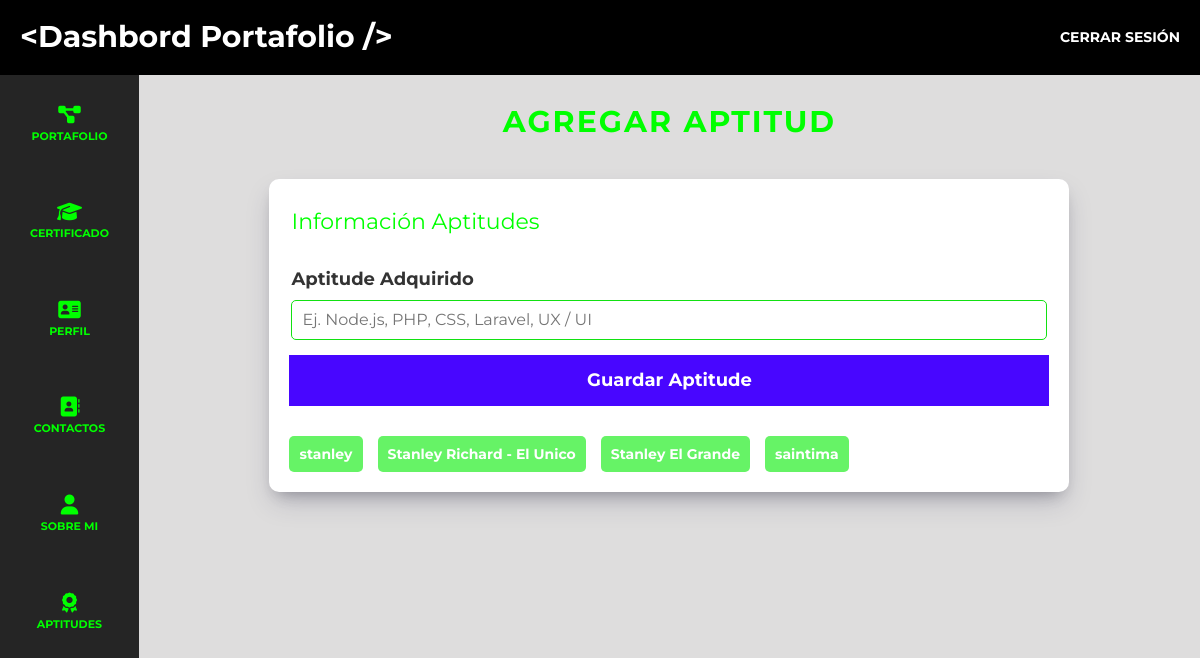
/dashboard/aptitud/ (signed in), run on an earlier commit of the app's database.
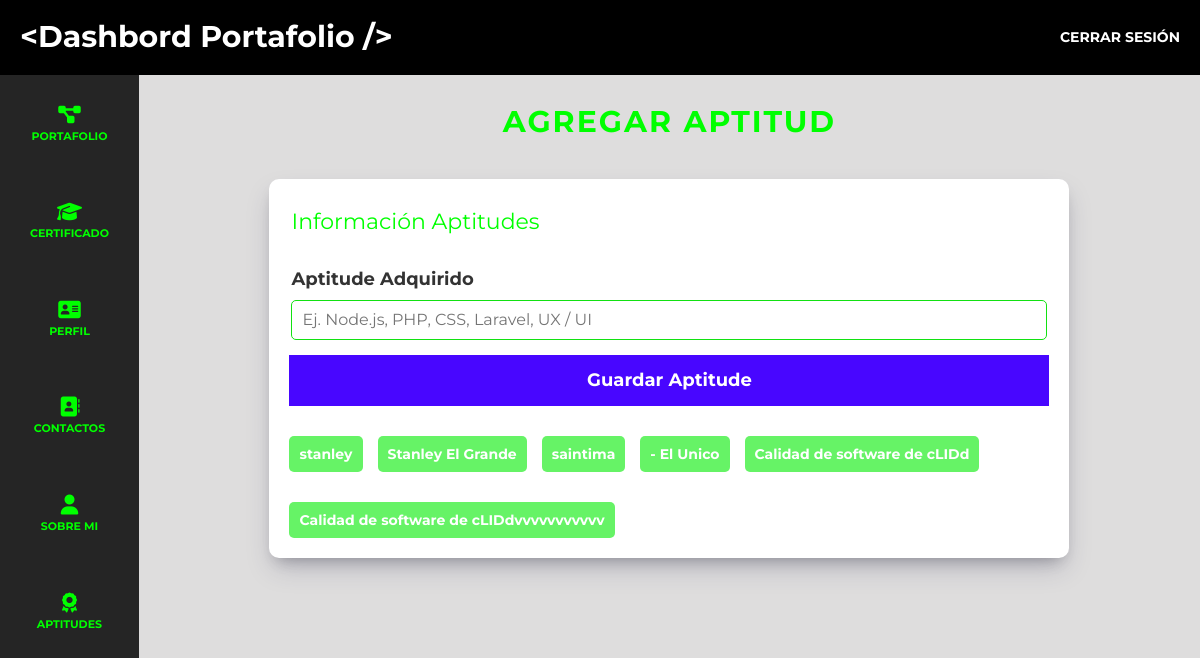
And on a later commit of the database.
### adminStanley/models/models.py (models this page shows)
class Aptitude(models.Model):
    id_aptitude = models.AutoField(primary_key=True)
    nombre = models.CharField(max_length=100)

### adminStanley/Authenticacion/custom_auth.py (the view)
    def wrapper(request, *args, **kwargs):
        if 'id_persona' not in request.session:
            messages.error(request, 'Debes iniciar sesión para acceder.')
            return redirect('/login/')
        return view_func(request, *args, **kwargs)

### adminStanley/Authenticacion/custom_auth.py (called while the page is built)
def login_required(view_func):
    def wrapper(request, *args, **kwargs):
        if 'id_persona' not in request.session:
            messages.error(request, 'Debes iniciar sesión para acceder.')
            return redirect('/login/')
        return view_func(request, *args, **kwargs)
    return wrapper

### adminStanley/views/views.py (called while the page is built)
@login_required
def agregar_aptitud(request):
    if request.method == 'POST':
        nombre = request.POST.get('nombre')
        if nombre:
            existe_aptitud = Aptitude.objects.filter(nombre=nombre).exists()
            if not existe_aptitud:
                aptitud = Aptitude(nombre=nombre)
                aptitud.save()
                messages.success(request, 'Aptitud agregada correctamente.')
            else:
                messages.error(request, 'Ya existe una aptitud con ese nombre.')
        else:
            messages.error(request, 'El campo de nombre es obligatorio.')
        return redirect('/dashboard/aptitud')
    else:
        aptitudes = Aptitude.objects.all()
        context = {"titulo": "Agregar Aptitud", "aptitudes": aptitudes}
        return render(request, 'auth/dashboard/aptitud/agregar.html', context)

### adminStanley/templates/auth/dashboard/aptitud/agregar.html (shortened to what this page needs)
{% extends "bases/base-admin.html" %}
{% load static %}
{% block content%}
<h1 class="dashboard__titulo">{{ titulo }}</h1>
<main class="dashboard__formulario">
    <form method="POST" action="{% url 'agregar_aptitud' %}" class="formulario">
        <fieldset class="formulario__fieldset">
            <legend class="formulario__legend">Información Aptitudes</legend>
            <div class="formulario__campo">
                <label for="nombre" class="formulario__label">Aptitude Adquirido</label>
                <input
                    type="text"
                    class="formulario__input"
                    name="nombre"
                    id="nombre"
                    placeholder="Ej. Node.js, PHP, CSS, Laravel, UX / UI"
                >
            </div>
        </fieldset>
        <input class="formulario__submit formulario__submit--registrar" type="submit" value="Guardar Aptitude">
        <div id="tags" class="formulario__listado">
            {% for aptitud in aptitudes.all %}
            <ul  class="formulario__listado">
                <li data-aptitud-id="{{ aptitud.id_aptitude }}">{{ aptitud.nombre }}</li>
            </ul>
            {% endfor %}
        </div>
    </form>
</main>
{%endblock%}

### templates/bases/base-admin.html (shortened to what this page needs)
{% include 'bases/cabeza.html' %}
<body class="dashboard">
    {% include 'layout/admin/header.html' %}
    <div class="dashboard__grid">
        {% include 'layout/admin/sidebar.html' %}
        <main class="dashboard__contenido">
            {% block content%}
            {%endblock%}
        </main>
    </div>
{% include 'bases/pies.html' %}

### templates/bases/cabeza.html (shortened to what this page needs)
{% load static %}
<!DOCTYPE html>
<html lang="en">
<head>
    <link rel="stylesheet" href="https://cdnjs.cloudflare.com/ajax/libs/font-awesome/6.4.2/css/all.min.css" />
    <link rel="stylesheet" type="text/css" href="{% static 'css/app.css' %}">
</head>

### templates/layout/admin/header.html
<header class="dashboard__header">
    <div class="dashboard__header-grid">
        <a href="/">
            <h2 class="dashboard__logo">
                &#60;Dashbord Portafolio  />
            </h2>
        </a>
        <nav class="dashboard__nav">
            <a href="/logout">
                <input type="submit" value="Cerrar Sesión" class="dashboard__submit--logout">
            </a>
        </nav>
    </div>
</header>

### templates/layout/admin/sidebar.html
<aside class="dashboard__sidebar">
    <nav class="dashboard__menu">
        <a href="/dashboard/portafolio" class="dashboard__enlace">
            <i class="fa-solid fa-diagram-project dashboard__icono"></i>
            <span class="dashboard__menu-texto">
                Portafolio
            </span>
        </a>
        <a href="/dashboard/certificado" class="dashboard__enlace" >
            <i class="fa-solid fa-graduation-cap dashboard__icono"></i>
            <span class="dashboard__menu-texto">
                Certificado
            </span>
        </a>
        <a href="/dashboard/perfil/" class="dashboard__enlace" >
            <i class="fa-solid fa-address-card dashboard__icono"></i>
            <span class="dashboard__menu-texto">
                Perfil
            </span>
        </a>
        <a href="/dashboard/contacto/" class="dashboard__enlace" >
            <i class="fa-solid fa-address-book dashboard__icono"></i>
            <span class="dashboard__menu-texto">
                Contactos
            </span>
        </a>
        <a href="/dashboard/sobreMi/" class="dashboard__enlace" >
            <i class="fa-solid fa-user dashboard__icono"></i>
            <span class="dashboard__menu-texto">
                Sobre MI
            </span>
        </a>
        <a href="/dashboard/aptitud/" class="dashboard__enlace" >
            <i class="fa-solid fa-award dashboard__icono"></i>
            <span class="dashboard__menu-texto">
                Aptitudes
            </span>
        </a>
    </nav>
</aside>

### templates/bases/pies.html (shortened to what this page needs)
{% load static %}
</body>
</html>

### static/css/app.css (style rules this page uses)
html { -webkit-text-size-adjust:100%;line-height:1.15 }
body { margin:0 }
main { display:block }
h1 { font-size:2em;margin:.67em 0 }
a { background-color:transparent }
button,input,optgroup,select,textarea { font-family:inherit;font-size:100%;line-height:1.15;margin:0 }
button,input { overflow:visible }
[type=button],[type=reset],[type=submit],button { -webkit-appearance:button }
fieldset { padding:.35em .75em .625em }
legend { box-sizing:border-box;color:inherit;display:table;max-width:100%;padding:0;white-space:normal }
html { box-sizing:border-box;font-size:62.5%;scroll-behavior:smooth }
*,:after,:before { box-sizing:inherit }
body { background-color:rgba(0,0,0,.943);display:flex;flex-direction:column;font-family:Montserrat,sans-serif;font-size:1.6rem }
h1,h2,h3,h4 { color:#fff;margin:0 0 5rem }
h1 { font-size:4rem }
h2 { font-size:3rem }
a { text-decoration:none }
.dashboard { background-color:rgba(69,67,67,.178);display:flex;flex-direction:column;height:100%;overflow:hidden }
.dashboard__header { background-color:#000;padding:2rem }
.dashboard__titulo { color:#0f0;font-size:clamp(2rem,-.8rem + 10vw,3rem);font-weight:700;letter-spacing:.2rem;margin:0 auto 2rem;padding:2rem;text-align:center;text-transform:uppercase;width:min(95%,80rem) }
.dashboard__header-grid { display:flex;flex-direction:column }
@media (min-width:768px) { .dashboard__header-grid { align-items:center;flex-direction:row;justify-content:space-between } }
.dashboard__logo { color:#fff;font-size:clamp(2rem,-.8rem + 10vw,3rem);margin-bottom:2rem;text-align:center;white-space:nowrap }
@media (min-width:1024px) { .dashboard__logo { margin:0;text-align:left } }
.dashboard__submit--logout { all:unset;color:#fff;font-size:1.4rem;font-weight:700;text-transform:uppercase }
.dashboard__grid { display:flex;flex:1;overflow-y:auto }
.dashboard__sidebar { background-color:rgba(26,26,26,.943) }
.dashboard__menu { display:flex;flex-direction:column;gap:2rem;padding:1rem }
.dashboard__enlace { align-items:center;color:#0f0;display:flex;flex-direction:column;padding:2rem;transition:background-color .3s ease-in-out,color .3s ease,border-radius .3s ease }
.dashboard__icono { font-size:2rem }
.dashboard__menu-texto { font-size:1.1rem;font-weight:700;margin-top:.5rem;text-transform:uppercase }
.dashboard__contenido { height:100vh;overflow-y:scroll;padding:1rem 1rem 5rem;width:100% }
@media (min-width:768px) { .dashboard__contenido { padding:1rem 5rem 7rem } }
.dashboard__contenedor,.dashboard__formulario { background-color:#fff;border-radius:1rem;box-shadow:0 13px 27px -5px rgba(50,50,93,.25),0 8px 16px -8px rgba(0,0,0,.3);margin-top:5rem;padding:2rem }
.dashboard__formulario { margin:0 auto;width:min(95%,80rem) }
.formulario { display:flex;flex-direction:column }
.formulario__fieldset { border:none;margin-top:1rem;padding:0 }
.formulario__legend { color:#0f0;font-size:2.2rem;margin-bottom:2rem }
.formulario__campo { display:flex;flex-direction:column;gap:1rem;margin:1.5rem 0 }
.formulario__label { color:rgba(0,0,0,.8);display:block;font-size:1.8rem;font-weight:700 }
.formulario__input,.formulario__input--sociales,.formulario__select,.formulario__select--sociales { border:1px solid #12e112;border-radius:.5rem;padding:1rem }
.formulario__listado { display:flex;flex-wrap:wrap;gap:1.5rem;list-style:none;margin:1.5rem 0 0;padding:0 }
.formulario__listado>li { background-color:#66f366;border-radius:.5rem;color:#fff;font-size:1.4rem;font-weight:700;padding:1rem }
.formulario__submit { align-self:flex-start;background-color:#4806ff;border:none;color:#fff;display:inline-block;font-size:1.8rem;font-weight:700;padding:1.5rem 4rem;text-align:center;transition-duration:.3s;transition-property:background-color;width:100%;width:auto }
.formulario__submit--full,.formulario__submit--registrar { width:100% }

What changed in the data, as far as the page shows it:
removed Aptitude: nombre "Stanley Richard - El Unico"
added Aptitude: nombre "- El Unico"
added Aptitude: nombre "Calidad de software de cLIDd"
added Aptitude: nombre "Calidad de software de cLIDdvvvvvvvvvvv"
